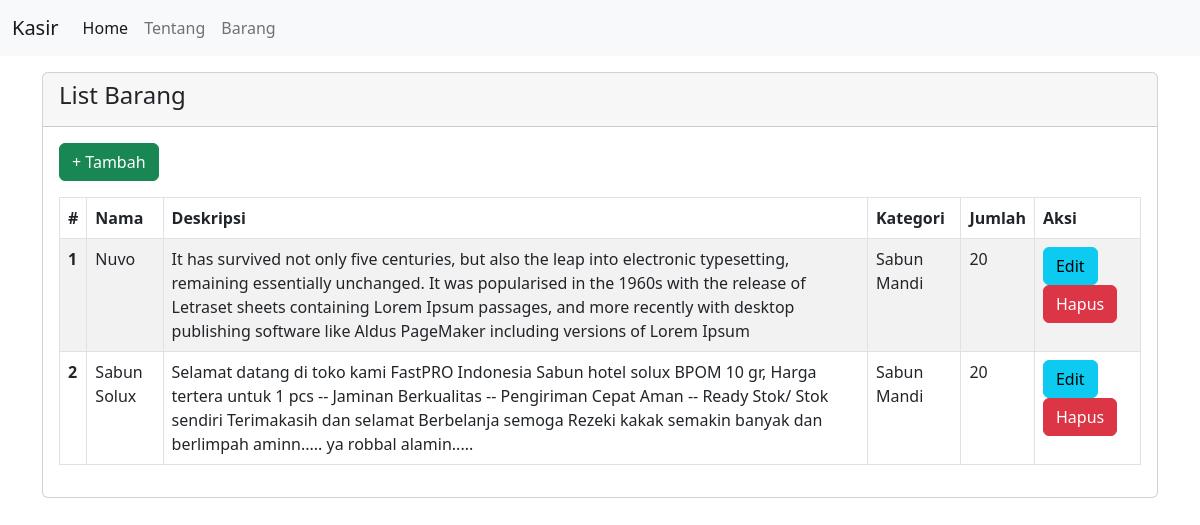
Screenshot of /barang/list with the database file from the repository.
### barang/models.py (models this page shows, shortened)
class Produk(models.Model):
    nama     = models.CharField(max_length=50)
    deskripsi= models.TextField()
    jumlah   = models.IntegerField()
    kategori = models.ForeignKey(Kategori, on_delete=models.CASCADE, blank=True, null=True)

class Kategori(models.Model):
    nama    = models.CharField(max_length=40)
    def __str__(self):
        return self.nama

### barang/views.py (the view)
# urls.py: path('list', barang_list, name='barang_list'),
def barang_list(request):
    template_name = 'barang_list.html'
    produk_list = Produk.objects.all()
    context = {
        'title' : 'List Barang',
        'produk' : produk_list,
    }
    return render(request, template_name, context)

### templates/barang_list.html
{% extends 'base.html' %}
{% block content %}
<div class="container mt-3">
  <div class="row">
    <div class="col-md-12">
      <div class="card">
        <div class="card-header">
          <h4 card="card-title">{{ title }}</h4>
        </div>
        <div class="card-body">
          <div class="toolbar">
            <a class="btn btn-success mb-3" href="{% url 'barang_add' %}">+ Tambah</a>
          </div>
            <table id="datatable" class="table table-striped table-bordered">
              <thead>
                <tr>
                  <th scope="col">#</th>
                  <th scope="col">Nama</th>
                  <th scope="col">Deskripsi</th>
                  <th scope="col">Kategori</th>
                  <th scope="col">Jumlah</th>
                  <th scope="col">Aksi</th>
                </tr>
              </thead>
              <tbody>
                {% for p in produk %}
                <tr>
                  <th scope="row">{{ forloop.counter }}</th>
                  <td>{{ p.nama }}</td>
                  <td>{{ p.deskripsi }}</td>
                  <td>{{ p.kategori }}</td>
                  <td>{{ p.jumlah }}</td>
                  <td class="text-right">
                    <a href="{% url 'barang_update' p.id %}" class="btn btn-info">Edit</a>
                    <a onclick="alert('yakin mau dihapus?')" href="{% url 'barang_delete' p.id %}" class="btn btn-danger">Hapus</a>
                  </td>
                </tr>
                {% endfor %}
              </tbody>
          </table>
        </div>
      </div>
    </div>
  </div>
</div>
{% endblock content %}

### templates/base.html (shortened to what this page needs)
<!DOCTYPE html>
<html lang="en">
<head>
    <link href="https://cdn.jsdelivr.net/npm/bootstrap@5.2.2/dist/css/bootstrap.min.css" rel="stylesheet">
</head>
<body>
    <nav class="navbar navbar-expand-lg bg-light">
        <div class="container-fluid">
            <a class="navbar-brand" href="#">Kasir</a>
            <div class="collapse navbar-collapse" id="navbarNav">
            <ul class="navbar-nav">
                <li class="nav-item">
                <a class="nav-link active" aria-current="page" href="{% url 'index' %}">Home</a>
                </li>
                <li class="nav-item">
                <a class="nav-link" href=" {% url 'about' %} ">Tentang</a>
                </li>
                <li class="nav-item">
                <a class="nav-link" href=" {% url 'barang_list' %}">Barang</a>
                </li>
            </ul>
            </div>
        </div>
    </nav>
    {% block content %}
    {% endblock content %}
</body>
</html>

### rows the page displays
Produk: nama "Nuvo", deskripsi "It has survived not only five centuries, but also the leap into electronic typesetting, remaining essentially unchanged. It was popularised in the 1960s with the release of Letraset sheets containing Lorem Ipsum passages, and more recently with desktop publishing software like Aldus PageMaker including versions of Lorem Ipsum", kategori "Sabun Mandi", jumlah "20"
Produk: nama "Sabun Solux", deskripsi "Selamat datang di toko kami FastPRO Indonesia Sabun hotel solux BPOM 10 gr, Harga tertera untuk 1 pcs -- Jaminan Berkualitas -- Pengiriman Cepat Aman -- Ready Stok/ Stok sendiri Terimakasih dan selamat Berbelanja semoga Rezeki kakak semakin banyak dan berlimpah aminn..... ya robbal alamin.....", kategori "Sabun Mandi", jumlah "20"

### other values shown
{{ title }} "List Barang"
